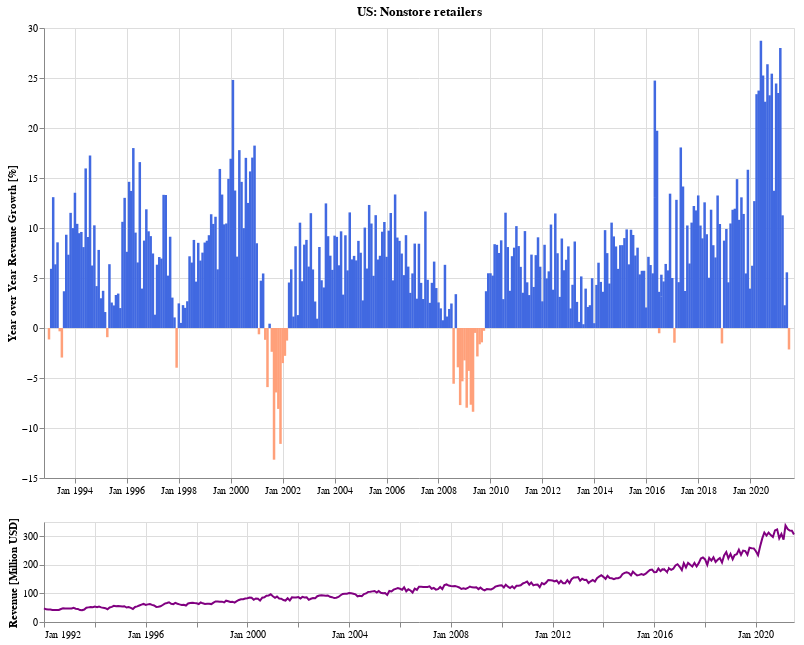

Notebook cell for this chart:
### Markdown cell above
### What is the inflation-adjusted trend for non-store retailers (ecommerce)?

### Code cell
df_adj_e = tmp['Nonstore retailers'].reset_index().copy()
df_adj_e.columns = ['dt', 'Nonstore retailers']

doComboChartFor('Nonstore retailers', df_adj_e.set_index('dt'))

### Figure 1 — Vega-Lite specification as saved in the notebook (floating-point values rounded to 4 significant figures; data arrays with more than 128 entries replaced by an {"elided": "..."} marker saying what was removed)
{"config": {"view": {"continuousWidth": 400, "continuousHeight": 300}}, "vconcat": [{"mark": {"type": "bar", "color": "royalblue", "size": 2.5}, "encoding": {"color": {"condition": {"value": "lightsalmon", "test": "datum['yoy'] < 0"}, "value": "royalblue"}, "tooltip": [{"type": "temporal", "field": "dt", "format": "%B %Y", "title": "Period"}, {"type": "quantitative", "field": "yoy", "format": ",.02f"}], "x": {"type": "temporal", "axis": {"format": "%b %Y", "title": ""}, "field": "dt", "impute": {"value": null}, "scale": {"domain": {"selection": "selector010"}}}, "y": {"type": "quantitative", "axis": {"title": "Year over Year Revenue Growth [%]"}, "field": "yoy"}}, "height": 450, "title": "US: Nonstore retailers", "transform": [{"window": [{"op": "lag", "field": "Nonstore retailers", "param": 12, "as": "previous"}], "sort": [{"field": "dt"}]}, {"calculate": "((datum['Nonstore retailers'] - datum.previous) / datum.previous) * 100", "as": "yoy"}, {"filter": "datum['yoy'] < 100"}], "width": 750}, {"mark": {"type": "line", "color": "purple"}, "encoding": {"tooltip": [{"type": "temporal", "field": "dt", "format": "%b %Y"}, {"type": "quantitative", "field": "yoy", "format": ",.02f"}], "x": {"type": "temporal", "axis": {"format": "%b %Y", "title": ""}, "field": "dt"}, "y": {"type": "quantitative", "axis": {"title": "Revenue [Million USD]"}, "field": "Nonstore retailers"}}, "height": 100, "selection": {"selector010": {"type": "interval", "encodings": ["x"]}}, "width": 750}], "background": "white", "data": {"name": "data-78f5afbdcd5334f1bc2cd4e9e1b19024"}, "$schema": "https://vega.github.io/schema/vega-lite/v4.8.1.json", "datasets": {"data-78f5afbdcd5334f1bc2cd4e9e1b19024": {"elided": "359 records"}}}
